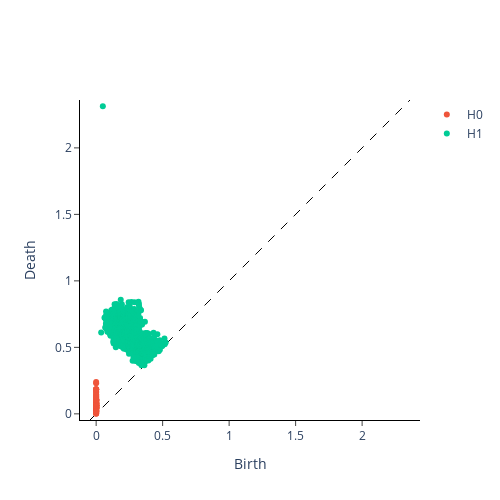

The notebook cell this image was saved under:
### Code cell
# clique oriented STI
dgm_clique_or_STI=rev_directed(L_STI)
plot_diagram(dgm_clique_or_STI[0])
